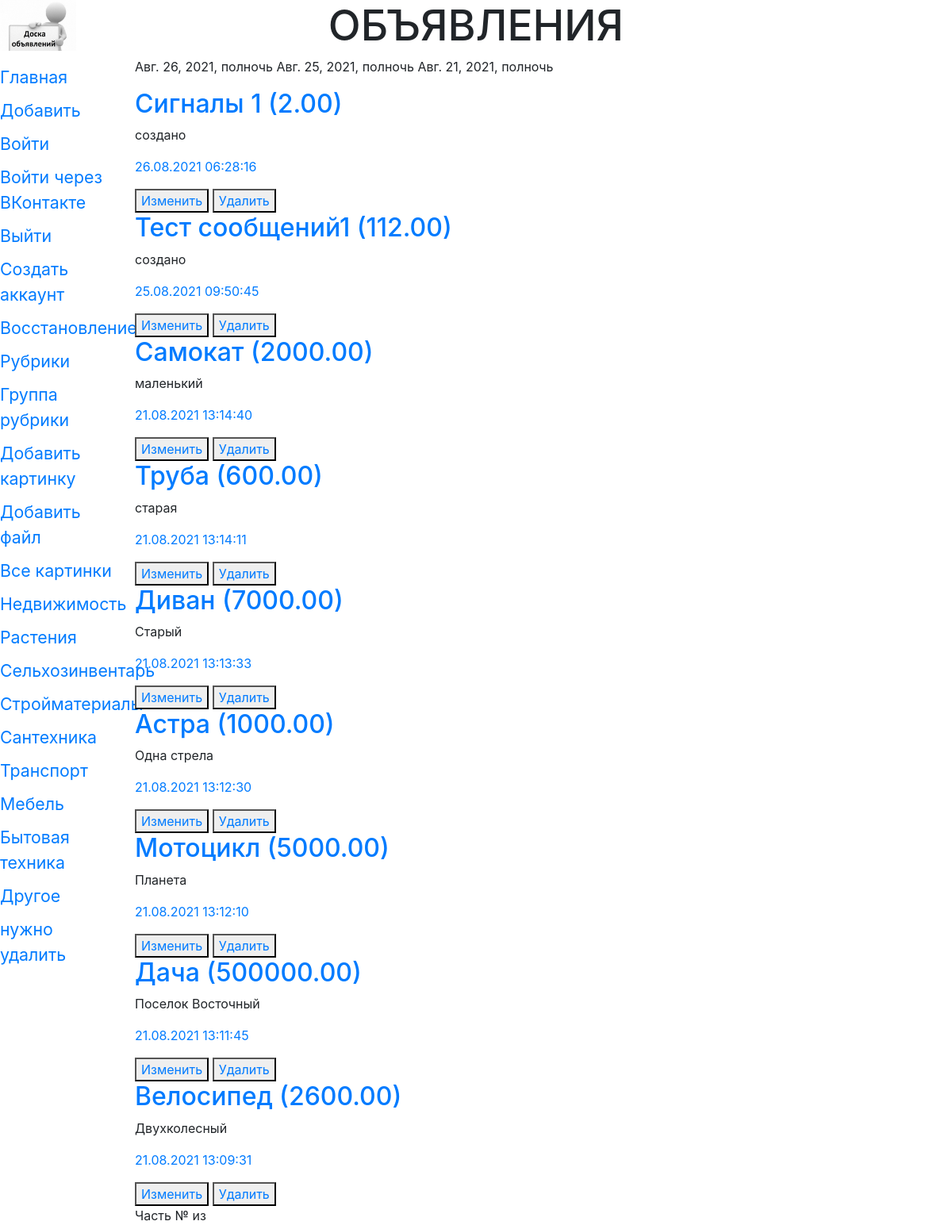
Screenshot of /bboard/indexview/ with the database file from the repository.
### bboard/models.py (models this page shows, shortened)
class Rubric (models.Model):#клас рубрик
    name = models.CharField(max_length=20, db_index=True, verbose_name='Название')
    order = models.SmallIntegerField(default=0, db_index=True)
    class Meta:
        verbose_name_plural = 'Рубрики'
        verbose_name = 'Рубрика'
        ordering = ['order', 'name']

class Bb(models.Model):#описание полей базы данных (таблица)
    title = models.CharField(max_length=50, verbose_name='Товар',
            validators=[validators.RegexValidator(regex='^.{4,}$')],
            error_messages={'invalid': 'Неправильное название товара'})#добавим валидатор по регулярному выражению
    content = models.TextField(null=True, blank=True, verbose_name='Описание',)
    price = models.FloatField(null=True, blank=True, verbose_name='Цена',
            validators=[validate_even,])#добавили свой валидатор MinMaxValueValidator(1,999999)
    published = models.DateTimeField(auto_now_add=True,db_index=True, verbose_name='Опубликовано')
    rubric = models.ForeignKey('Rubric', null=True,
    on_delete=models.PROTECT, verbose_name='Рубрика')#еще одно поле рубрика, foreignKey поле Первичной модели, 1-ссылка на класс,2 поле не обяз,3 защита от удаления всех полей рубрики какойлибо
    class Meta:#параметры полей и моделей(представление в человеческом виде-ед и мн число и порядок)
        verbose_name_plural = 'Объявления'
        verbose_name = 'Объявление'
        ordering = ['-published','title']#порядок сортировки
        unique_together = (
            ('title', 'published'),
            ('title', 'price', 'rubric')
        )#теперь поля товара и даты должны быть уникальны
        get_latest_by = '-published'
    def title_and_price(self):# функция для функционального поля, выводит название и цену или название
        if self.price:
            return '%s (%.2f)' %(self.title, self.price)
        else:
            return self.title
    title_and_price.short_description = 'Название и цена'

### bboard/views.py (the view)
# urls.py: path('indexview/',  BbindexView.as_view()),#главная через класс
class BbindexView(ArchiveIndexView):#вывод страницы с помощью  базового контроллер класса templetView класса
    model = Bb
    date_field = 'published'#добавим даты
    template_name = 'bboard/index.html'
    context_object_name = 'bbs'
    date_list_period = 'day'
    alow_empty = True
    def get_context_data(self, *args, **kwargs):
        context = super().get_context_data(*args, **kwargs)
        context['bbs'] = Bb.objects.all()
        context['rubrics'] = Rubric.objects.all()
        return context

### bboard/templates/bboard/index.html (shortened to what this page needs)
{% extends "layout/basic.html" %}
{% load bootstrap4 %}
{% block content %}
<p>
    {% for d in date_list %}
    {{d}}
    {% endfor %}
</p>
{% for bb in bbs %}
<div class="b">
    <h2><a href="{% url 'detail' pk=bb.pk %}">{{bb.title_and_price}}</a></h2>
    <p>{{bb.content}}</p>
    <p><a href="{% url 'by_rubric' bb.rubric.pk %}">
        {{ bb.published|date:"d.m.Y H:i:s" }}</a></p>
    <button><a href="{% url 'edit' pk=bb.pk %}">Изменить</a></button>
    <button><a href="{% url 'delite' pk=bb.pk %}">Удалить</a></button>
</div>
{% endfor %}
<div>
    Часть №{{ page.number }} из {{ page.paginator.num_pages }}
</div>
{% endblock %}

### bboard/templates/layout/basic.html (shortened to what this page needs)
{% load static %}
{% load bootstrap4 %}
{% load cache %}
<!DOCTYPE html>
<html>
    <head>
        <link rel="stylesheet" type="text/css" href="{% static 'bboard/style.css' %}">
        {% bootstrap_css %}
    </head>
    <body>
        <header>
            <h1>Объявления</h1>
        </header>
        {% cache 300 navbar %}
        <nav>
            <a href="{% url 'index' %}">Главная</a>
            <a href="{% url 'add' %}">Добавить</a>
            <a href="{% url 'login' %}">Войти</a>
            <a href="{% url 'social:begin' 'vk-oauth2' %}">Войти через ВКонтакте</a>
            <a href="{% url 'logout' %}">Выйти</a>
            <a href="{% url 'add_user' %}">Создать аккаунт</a>
            <a href="{% url 'password_reset' %}">Восстановление</a>
            <a href="{% url 'rubrics' %}">Рубрики</a>
            <a href="{% url 'rubrics_formset' %}">Группа рубрики</a>
            <a href="{% url 'add_img' %}">Добавить картинку</a>
            <a href="{% url 'add_file' %}">Добавить файл</a>
            <a href="{% url 'all_img' %}">Все картинки</a>
            {% for rubric in rubrics %}
            <a href="{{ rubric.get_absolute_url }}">{{ rubric.name }}</a>
            {% endfor %}
        </nav>
        {% endcache %}
        <section>
        {% block content %}
        {% endblock %}
        </section>
    </body>
</html>

### bboard/static/bboard/style.css (style rules this page uses)
header h1 { font-size: 40pt; text-transform: uppercase; text-align: center; background: url("bg.jpg") left/auto 100% no-repeat; }
nav { font-size: 16pt; width: 150px; float: left; }
nav a { display: block; margin: 10px 0px; }
section { margin-left: 170px; }

### rows the page displays
Rubric: name "Недвижимость"
Rubric: name "Растения"
Rubric: name "Сельхозинвентарь"
Rubric: name "Стройматериалы"
Rubric: name "Сантехника"
Rubric: name "Транспорт"
Rubric: name "Мебель"
Rubric: name "Бытовая техника"
Rubric: name "Другое"
Rubric: name "нужно удалить"
Bb: title_and_price "Сигналы 1 (2.00)", content "создано", published "26.08.2021 06:28:16"
Bb: title_and_price "Тест сообщений1 (112.00)", content "создано", published "25.08.2021 09:50:45"
Bb: title_and_price "Самокат (2000.00)", content "маленький", published "21.08.2021 13:14:40"
Bb: title_and_price "Труба (600.00)", content "старая", published "21.08.2021 13:14:11"
Bb: title_and_price "Диван (7000.00)", content "Старый", published "21.08.2021 13:13:33"
Bb: title_and_price "Астра (1000.00)", content "Одна стрела", published "21.08.2021 13:12:30"
Bb: title_and_price "Мотоцикл (5000.00)", content "Планета", published "21.08.2021 13:12:10"
Bb: title_and_price "Дача (500000.00)", content "Поселок Восточный", published "21.08.2021 13:11:45"
Bb: title_and_price "Велосипед (2600.00)", content "Двухколесный", published "21.08.2021 13:09:31"

### other values shown
{{ d }} "Авг. 26, 2021, полночь" "Авг. 25, 2021, полночь" "Авг. 21, 2021, полночь"
